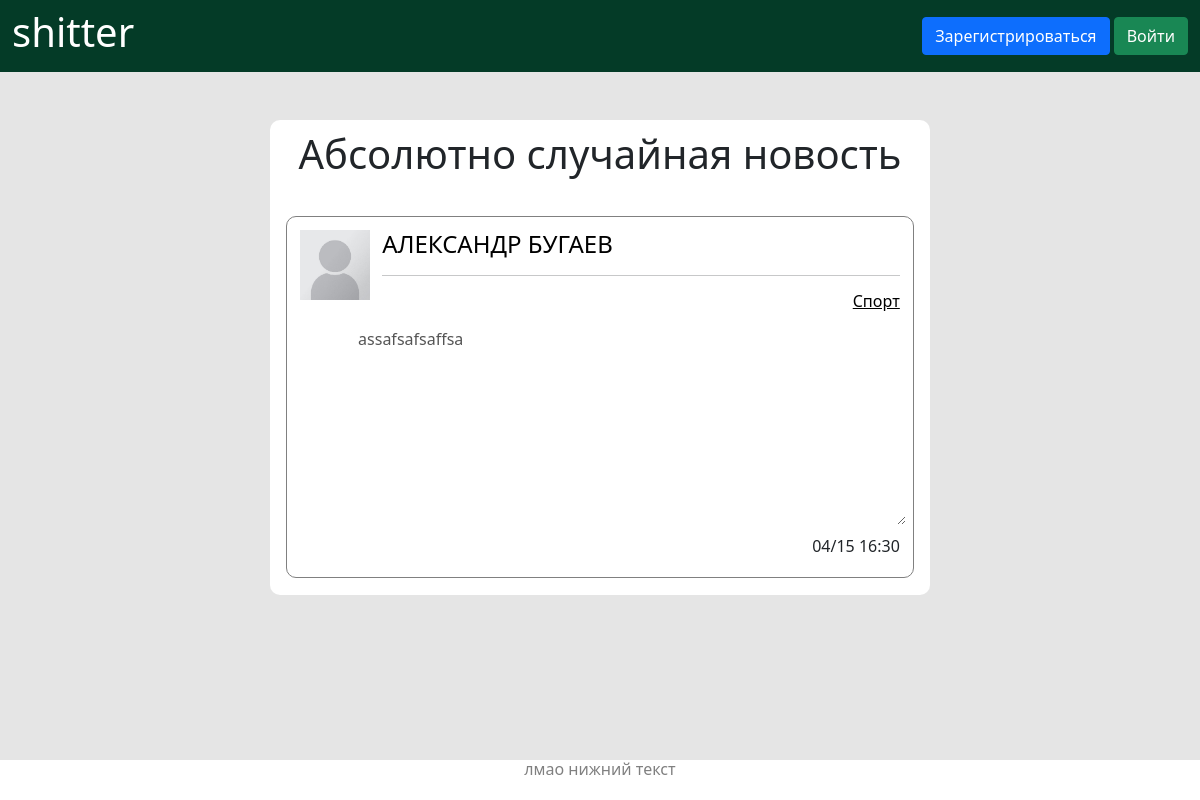
The page / on the database its author committed.
### data/models/users.py (models this page shows, shortened)
class Users(SqlAlchemyBase, UserMixin, SerializerMixin):
    __tablename__ = 'users'
    id = sqlalchemy.Column(sqlalchemy.Integer,
                           primary_key=True, autoincrement=True)
    surname = sqlalchemy.Column(sqlalchemy.String)
    name = sqlalchemy.Column(sqlalchemy.String)
    email = sqlalchemy.Column(sqlalchemy.String, unique=True)
    hashed_password = sqlalchemy.Column(sqlalchemy.String)
    about = sqlalchemy.Column(sqlalchemy.String, nullable=True)
    hometown = sqlalchemy.Column(sqlalchemy.String)
    birthday = sqlalchemy.Column(sqlalchemy.Date)
    image = sqlalchemy.Column(sqlalchemy.String, default='/static/img/0.jpeg')
    subscriptions = sqlalchemy.Column(sqlalchemy.String, default='')  # подписки пользователя
    subscribers = sqlalchemy.Column(sqlalchemy.String, default='')  # подписчики
    subs_count = sqlalchemy.Column(sqlalchemy.Integer, default=0)  # количество подписчиков
    liked_news = sqlalchemy.Column(sqlalchemy.String, default='')  # понравившиеся записи
    news = orm.relation("News", back_populates='user')
    comments = orm.relation("Comments", back_populates='user')

### data/models/news.py (models this page shows)
class News(SqlAlchemyBase, SerializerMixin):
    __tablename__ = 'news'
    id = sqlalchemy.Column(sqlalchemy.Integer,
                           primary_key=True, autoincrement=True)
    creator = sqlalchemy.Column(sqlalchemy.Integer, sqlalchemy.ForeignKey('users.id'))
    title = sqlalchemy.Column(sqlalchemy.String)
    category = sqlalchemy.Column(sqlalchemy.String)
    content = sqlalchemy.Column(sqlalchemy.String)
    likes = sqlalchemy.Column(sqlalchemy.Integer, default=0)
    datetime = sqlalchemy.Column(sqlalchemy.DateTime)
    string_dt = sqlalchemy.Column(sqlalchemy.String)
    user = orm.relation('Users')

### main.py (the view)
@app.route('/')
def welcome():
    if current_user.is_authenticated:
        return redirect('/news')
    session = create_session()
    news = session.query(News).all()
    if news:
        return render_template('welcome.html', title='shitter.com', new=random.choice(news))
    return render_template('base.html', title='shitter.com')

### data/models/db_session.py (called while the page is built)
def create_session() -> Session:
    global __factory
    return __factory()

### templates/welcome.html
{% extends "base.html" %}
{% block content %}
<div class="block" style="margin-left: auto; margin-right: auto;">
    <h1>Абсолютно случайная новость</h1>
    <br>
    <div class="content">
        <a style="text-decoration: none; color: black;" href="/users/{{ new.creator }}">
            <img src="{{ new.user.image }}" class="icon" align="left">
            <h4>{{ new.user.name }} {{ new.user.surname }}</h4>
        </a>
        <hr>
        <h6 style="text-align: right"><a style="color: black;" href="/news/{{ new.category }}">{{ new.category }}</a></h6>
        <textarea class="new" disabled>
            {{ new.content }}
        </textarea>
        <h6 style="text-align: right;">{{ new.string_dt }}</h6>
    </div>
</div>
{% endblock %}

### static/style.css (style rules this page uses)
h1 { text-align: center; }
h6 { text-align: center; }
div.block { margin-left: 16%; margin-right: auto; margin-bottom: 100px; max-width: 55%; padding: 10px; border-radius: 10px; background-color: #FFFFFF; }
div.content { margin: 1%; padding: 2%; border: 1px solid grey; border-radius: 10px; }
textarea.new { border: 0px; margin: 1%; width: 100%; height: 200px; resize: height; background-color: #FFFFFF; }
img.icon { width: 70px; height: 70px; margin-right: 2%; }

### rows shown on the page
Users: user.image (picture), user.name "АЛЕКСАНДР", user.surname "БУГАЕВ"
News: category "Спорт", content "assafsafsaffsa", string_dt "04/15 16:30"
